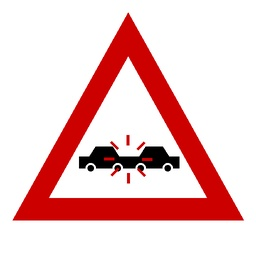
#> input picture AI_Traffic_Sign_Recognition/reference_images/accident_zone.jpg, 256 x 256 px; its folder holds only this picture in this run
$ python generate_samples.py
#> lines starting #> are read from the running program, lines starting #| are printed output that depends on the picture
#> in main, ref is the input picture: PIL image 256x256 RGB; mean R, G, B 237.9, 197.8, 197.8
"""
generate_samples.py - makes example INPUT images in sample_inputs/
Each reference sign is placed on a random background, slightly rotated,
resized, brightened/darkened and given a little noise, so the inputs are NOT
identical to the stored reference images.  File name = <sign_id>_sample.jpg
Run:  python generate_samples.py
"""
import os
import random

import numpy as np
from PIL import Image, ImageEnhance

import config


def make_sample(ref, rng):
    size = 300
    bg_color = rng.choice([(200, 200, 200), (120, 160, 110), (150, 190, 230), (90, 90, 95), (225, 215, 190), (255, 255, 255)])
    bg = Image.new("RGB", (size, size), bg_color)
#> bg: PIL image 300x300 RGB; every value is 255
    k = rng.uniform(0.82, 0.98)
    s = int(size * k)
    sign = ref.resize((s, s), Image.LANCZOS).rotate(rng.uniform(-6, 6), resample=Image.BICUBIC, expand=False, fillcolor=(255, 255, 255))
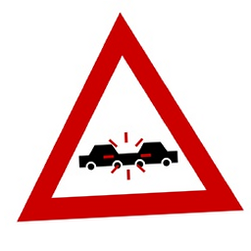
#> sign: PIL image 251x251 RGB; mean R, G, B 237.5, 197.6, 197.6
    off = (rng.randint(0, size - s), rng.randint(0, size - s))
    bg.paste(sign, off)
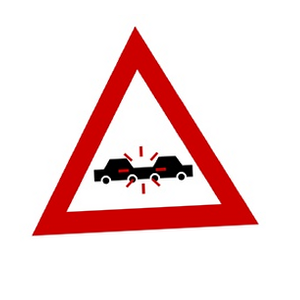
#> bg: PIL image 300x300 RGB; mean R, G, B 242.8, 214.8, 214.8
    bg = ImageEnhance.Brightness(bg).enhance(rng.uniform(0.8, 1.2))
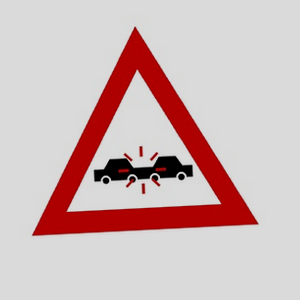
#> bg: PIL image 300x300 RGB; mean R, G, B 207.5, 183.6, 183.6
    arr = np.asarray(bg, dtype=np.float32) + np.random.default_rng(rng.randint(0, 10**6)).normal(0, 6, (size, size, 3))
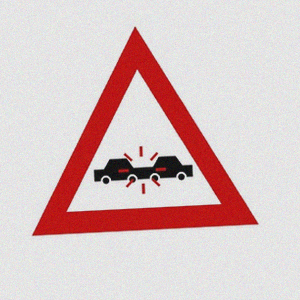
#> arr: shape (300, 300, 3) float64; mean R, G, B 207.4, 183.6, 183.6; drawn with min black and max white
    return Image.fromarray(np.clip(arr, 0, 255).astype("uint8"))


def main():
    os.makedirs(config.SAMPLE_DIR, exist_ok=True)
    rng = random.Random(42)
    files = sorted(f for f in os.listdir(config.REFERENCE_DIR) if f.endswith(".jpg"))
    for f in files:
        ref = Image.open(os.path.join(config.REFERENCE_DIR, f)).convert("RGB")
        make_sample(ref, rng).save(os.path.join(config.SAMPLE_DIR, f[:-4] + "_sample.jpg"), quality=92)
    print(f"Generated {len(files)} sample input images in {config.SAMPLE_DIR}")


if __name__ == "__main__":
    main()

$ run again, on AI_Traffic_Sign_Recognition/reference_images/bus_stop.jpg
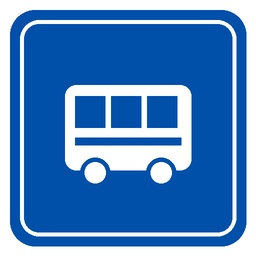
#> input picture AI_Traffic_Sign_Recognition/reference_images/bus_stop.jpg, 256 x 256 px
#> in main, ref is the input picture: PIL image 256x256 RGB; mean R, G, B 79.7, 134, 194.4
#> in make_sample, `bg = ImageEnhance.Brightness(bg).enhance(rng.uniform(0.8, 1.2))`:
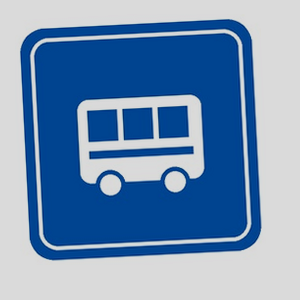
#> bg: PIL image 300x300 RGB; mean R, G, B 113, 144.8, 181.1
#> in make_sample, `arr = np.asarray(bg, dtype=np.float32) + np.random.default_rng(rng.ran..`:
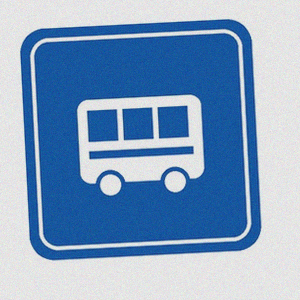
#> arr: shape (300, 300, 3) float64; mean R, G, B 112.9, 144.8, 181.1; drawn with min black and max white

$ run again, on AI_Traffic_Sign_Recognition/reference_images/compulsory_horn.jpg
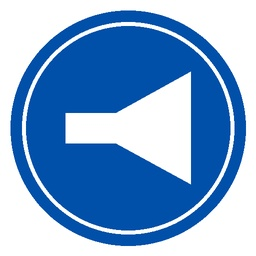
#> input picture AI_Traffic_Sign_Recognition/reference_images/compulsory_horn.jpg, 256 x 256 px
#> in main, ref is the input picture: PIL image 256x256 RGB; mean R, G, B 122.6, 163.6, 209.1
#> in make_sample, `bg = ImageEnhance.Brightness(bg).enhance(rng.uniform(0.8, 1.2))`:
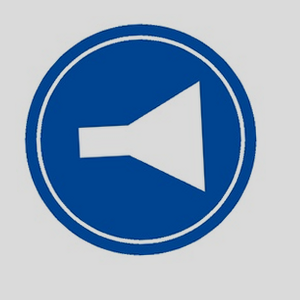
#> bg: PIL image 300x300 RGB; mean R, G, B 138.6, 162.7, 190
#> in make_sample, `arr = np.asarray(bg, dtype=np.float32) + np.random.default_rng(rng.ran..`:
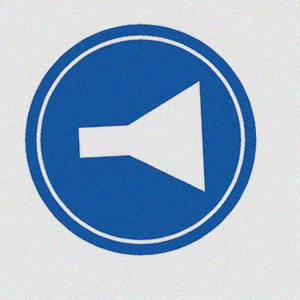
#> arr: shape (300, 300, 3) float64; mean R, G, B 138.6, 162.8, 190; drawn with min black and max white

$ run again, on AI_Traffic_Sign_Recognition/reference_images/cross_road.jpg
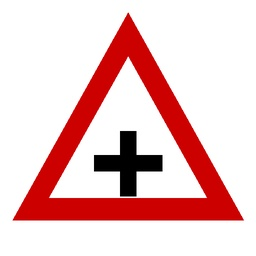
#> input picture AI_Traffic_Sign_Recognition/reference_images/cross_road.jpg, 256 x 256 px
#> in main, ref is the input picture: PIL image 256x256 RGB; mean R, G, B 236.6, 197.2, 197.2
#> in make_sample, `bg = ImageEnhance.Brightness(bg).enhance(rng.uniform(0.8, 1.2))`:
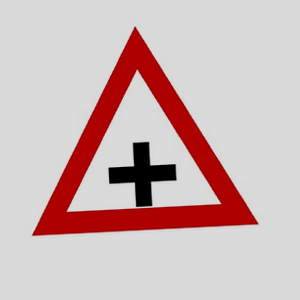
#> bg: PIL image 300x300 RGB; mean R, G, B 206.8, 183.3, 183.2
#> in make_sample, `arr = np.asarray(bg, dtype=np.float32) + np.random.default_rng(rng.ran..`:
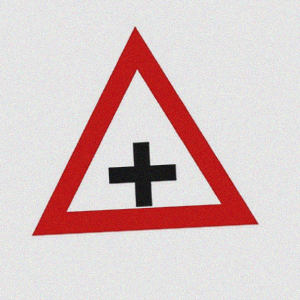
#> arr: shape (300, 300, 3) float64; mean R, G, B 206.7, 183.3, 183.2; drawn with min black and max white

$ run again, on AI_Traffic_Sign_Recognition/reference_images/ahead_only.jpg
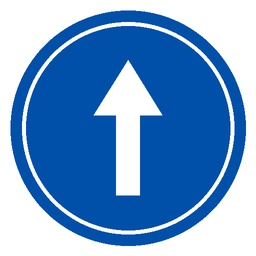
#> input picture AI_Traffic_Sign_Recognition/reference_images/ahead_only.jpg, 256 x 256 px
#> in main, ref is the input picture: PIL image 256x256 RGB; mean R, G, B 110.7, 155.4, 205.2
#> in make_sample, `arr = np.asarray(bg, dtype=np.float32) + np.random.default_rng(rng.ran..`:
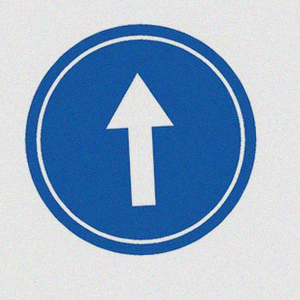
#> arr: shape (300, 300, 3) float64; mean R, G, B 131.5, 157.8, 187.6; drawn with min black and max white
